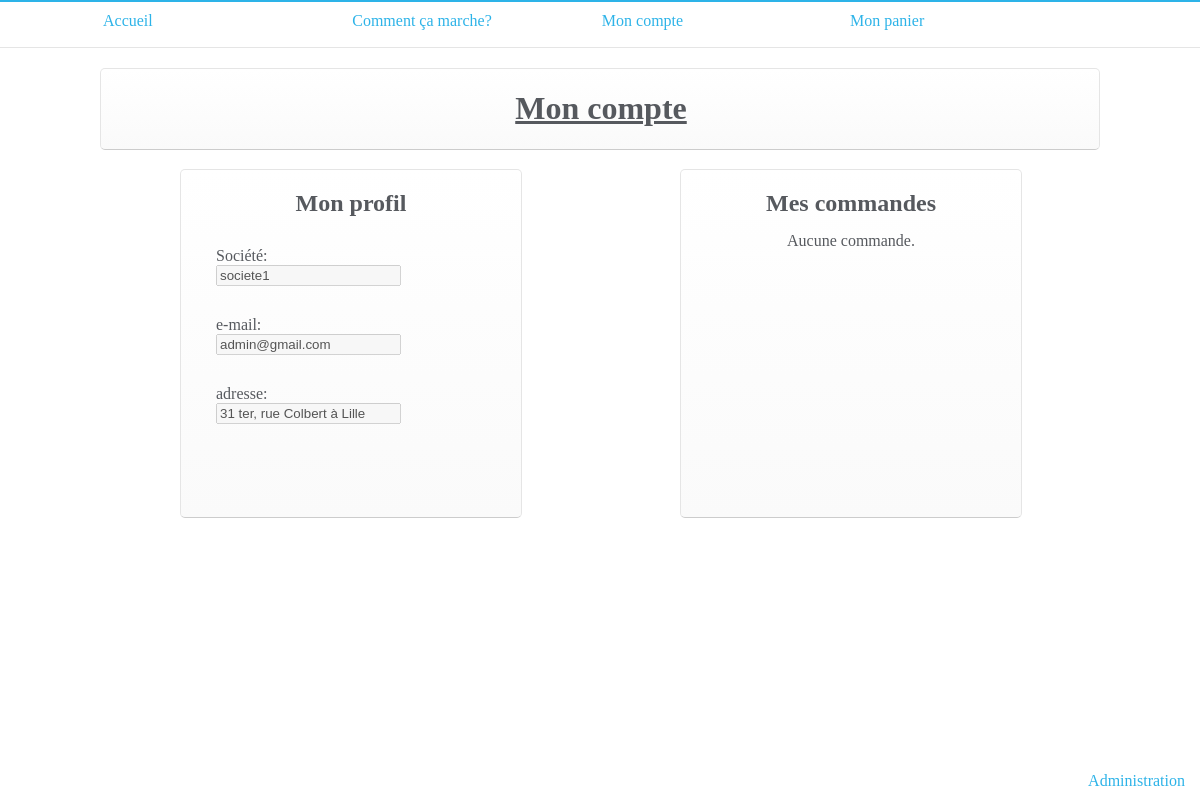
Screenshot of /mySpace.html (signed in) with the database file from the repository.
### tables this page shows
CREATE TABLE IF NOT EXISTS `user` (
  `id` int(11) NOT NULL AUTO_INCREMENT,
  `password` varchar(32) NOT NULL,
  `mail` varchar(50) NOT NULL,
  `adresse` varchar(250) NOT NULL DEFAULT '',
  `societe` varchar(100) NOT NULL,
  `adm` int(11) NOT NULL DEFAULT '0',
  PRIMARY KEY (`id`)
);

### controleurs/mySpace.php (called while the page is built)
<?php
require_once('./modeles/mySpace.php');
    $orders = getOrders($auth);
    $infos = getMyInfos($auth);
require_once('./vues/mySpace.php');
?>

### modeles/mySpace.php (called while the page is built, shortened)
<?php
function getMyInfos($auth){
    $getinfos = $auth->prepare('SELECT * FROM user WHERE id = :id AND mail = :mail');
    $getinfos->bindValue(":id", $_SESSION['id'], PDO::PARAM_INT);
    $getinfos->bindValue(":mail", $_SESSION['mail'], PDO::PARAM_STR);
    $getinfos->execute();
    $getInfo = $getinfos->fetch();
    if(!empty($getInfo)){
        return $getInfo;
    }
}
?>

### vues/mySpace.php
<div class="menuAccordion" style="padding: 0px; margin-top: 20px;color: #56595E;">
    <div class="width1000">
        <h1 class="underline center">Mon compte</h1>
        <div class="width500 left" style="margin-top: 20px;">
            <div style="width: 300px; margin: auto;" class="menuAccordion">
                <h2 class="center" style="margin: 0px;">Mon profil</h2>
                <div style="padding: 15px; height: 250px;">
                    <form id="userSettings">
                        <div class="spaceBot">
                            <label for="societe">Société: </label>
                            <input type="text" id="societe" name="societe" value="<?php if(!empty($infos['societe'])){echo $infos['societe'];} ?>" disabled><br/>
                        </div>
                        <div class="spaceBot">
                        <label for="e-mail">e-mail: </label>
                        <input type="email" id="email" name="email" value="<?php if(!empty($infos['mail'])){echo $infos['mail'];} ?>" disabled><br/>
                        </div>
                        <div class="spaceBot">
                        <label for="adresse">adresse: </label>
                        <input type="text" id="adresse" name="adresse" value="<?php if(!empty($infos['adresse'])){echo $infos['adresse'];} ?>" disabled><br/>
                        </div>
                    </form>
                </div>
            </div>
        </div>
        <div class="width500 left" style="margin-top: 20px;">
            <div style="width: 300px; margin: auto;" class="menuAccordion">
                <h2 class="center" style="margin: 0px;">Mes commandes</h2>
                <div style="padding: 15px; height: 250px;">
                    <?php
                        if(isset($orders)){
                            foreach($orders as $order){
                                echo "<a href='OrderDetail-".$order['keyOrder'].".html'>Commande du ".$order['date']."</a> <span class='right'>".$order['priceCmd']."€</span><br/>";
                            }
                        }
                        else{
                            echo "<div style='text-align: center'>Aucune commande.</div>";
                        }
                    ?>
                </div>
            </div>
        </div>
    </div>
</div>

### design.css (style rules this page uses)
html { background-image: url(http://subtlepatterns.com/patterns/cream_pixels.png); }
body { margin: 0px; }
.underline { text-decoration: underline; }
.center { text-align: center; }
.width1000 { width: 1000px; margin: auto; }
.width500 { width: 500px; margin: auto; }
.left { float: left; }
.menuAccordion { background: linear-gradient(to bottom, #FFFFFF, #FAFAFA); padding: 20px; border-radius: 5px; background-clip: padding-box; box-shadow: inset 0px 1px 0 rgba(255,255,255,1); border: 1px solid; border-color: rgba(0,0,0,0.1); border-bottom-color: rgba(0,0,0,0.2); }
#userSettings label { display: block; width: 6em; float: left; }
.spaceBot { padding-bottom: 15px; padding-top: 15px; }

### rows the page displays
user: societe "societe1", email "admin@gmail.com", adresse "31 ter, rue Colbert à Lille"
